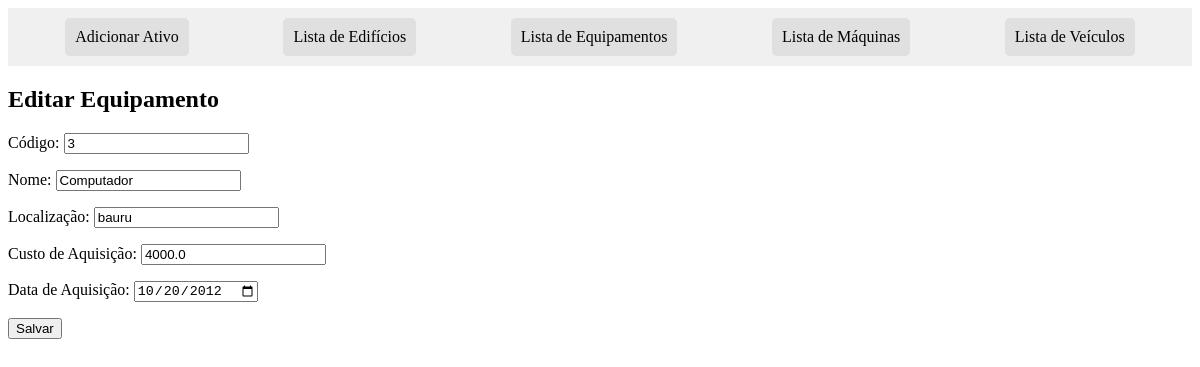
/equipamentos/update/1/, run on the app's committed database.
### meu_app/models.py (models this page shows, shortened)
class Ativo(models.Model):
    codigo = models.IntegerField(default=0)
    nome = models.CharField(max_length=100)
    tipo = models.CharField(max_length=100)
    loc = models.CharField(max_length=100, default="Não especificado")
    custo_aquisicao = models.FloatField()
    depreciacao_anual = models.FloatField()  # Será definido nas subclasses
    expectativa_vida_util = models.IntegerField()  # Será definido nas subclasses
    data_aquisicao = models.DateField()
    class Meta:
        abstract = True

class Equipamento(Ativo):
    depreciacao_anual = models.FloatField(default=20.0)
    expectativa_vida_util = models.IntegerField(default=10)

### meu_app/views.py (the view)
# urls.py: path('equipamentos/update/<int:pk>/', EquipamentoUpdateView.as_view(), name='equipamento-update'),
class EquipamentoUpdateView(UpdateView):
    model = Equipamento
    form_class = EquipamentoForm
    template_name = 'EquipamentoUpdateView.html'
    success_url = reverse_lazy('equipamento-list')

### meu_app/forms.py
class EquipamentoForm(AtivoFormBase):
    class Meta(AtivoFormBase.Meta):
        model = Equipamento

### meu_app/templates/EquipamentoUpdateView.html (shortened to what this page needs)
{% extends "Template_base.html" %}
{% block content %}
  <h2>Editar Equipamento</h2>
  <form method="post">
    {{ form.as_p }}
    <button type="submit">Salvar</button>
  </form>
{% endblock %}

### data on the page
Equipamento: codigo "3", nome "Computador", loc "bauru", custo_aquisicao "4000.0", data_aquisicao "10/20/2012"
